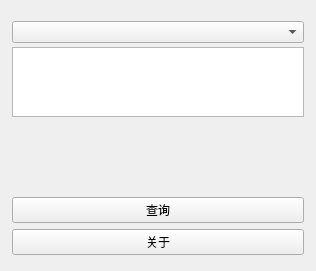
<?xml version="1.0" encoding="UTF-8"?>
<ui version="4.0">
 <class>MainWindow</class>
 <widget class="QMainWindow" name="MainWindow">
  <property name="geometry">
   <rect>
    <x>0</x>
    <y>0</y>
    <width>316</width>
    <height>271</height>
   </rect>
  </property>
  <property name="windowTitle">
   <string>HunnuStuInfoLookupTool</string>
  </property>
  <widget class="QWidget" name="centralWidget">
   <layout class="QGridLayout" name="gridLayout_2">
    <property name="leftMargin">
     <number>12</number>
    </property>
    <property name="rightMargin">
     <number>12</number>
    </property>
    <property name="bottomMargin">
     <number>6</number>
    </property>
    <item row="2" column="0">
     <layout class="QVBoxLayout" name="verticalLayout_2" stretch="1,1">
      <property name="sizeConstraint">
       <enum>QLayout::SetDefaultConstraint</enum>
      </property>
      <property name="bottomMargin">
       <number>10</number>
      </property>
      <item>
       <widget class="QPushButton" name="pushButton">
        <property name="text">
         <string>查询</string>
        </property>
       </widget>
      </item>
      <item>
       <widget class="QPushButton" name="pushButton_2">
        <property name="text">
         <string>关于</string>
        </property>
       </widget>
      </item>
     </layout>
    </item>
    <item row="0" column="0">
     <layout class="QVBoxLayout" name="verticalLayout" stretch="1,1">
      <property name="spacing">
       <number>4</number>
      </property>
      <property name="sizeConstraint">
       <enum>QLayout::SetDefaultConstraint</enum>
      </property>
      <property name="topMargin">
       <number>10</number>
      </property>
      <item>
       <widget class="QComboBox" name="comboBox"/>
      </item>
      <item>
       <widget class="QPlainTextEdit" name="plainTextEdit"/>
      </item>
     </layout>
    </item>
    <item row="1" column="0">
     <spacer name="verticalSpacer">
      <property name="orientation">
       <enum>Qt::Vertical</enum>
      </property>
      <property name="sizeHint" stdset="0">
       <size>
        <width>20</width>
        <height>3000</height>
       </size>
      </property>
     </spacer>
    </item>
   </layout>
  </widget>
 </widget>
 <layoutdefault spacing="6" margin="11"/>
 <resources/>
 <connections/>
</ui>
